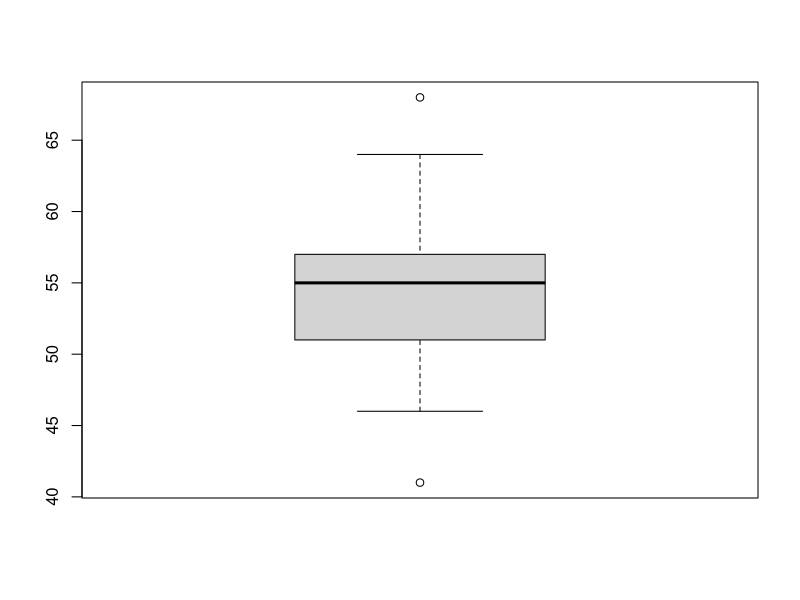
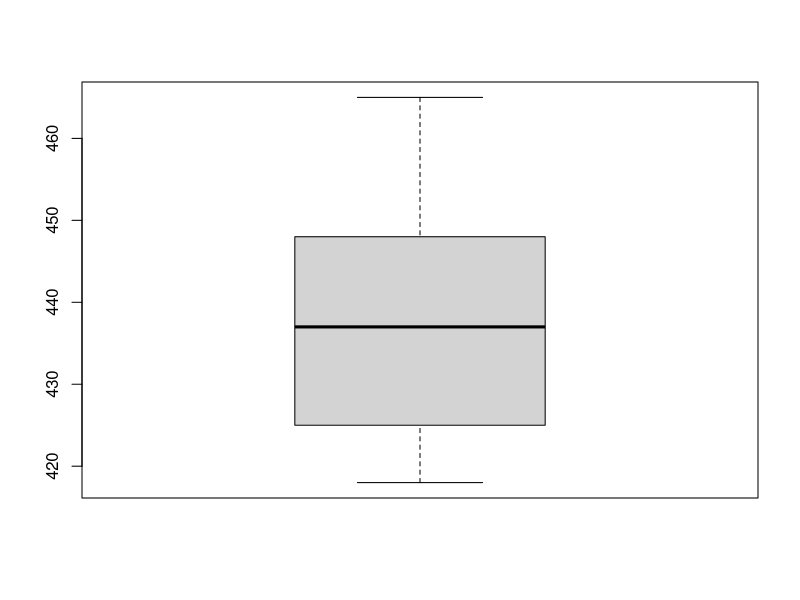

Recreate these plots in R, in order.
################ Chapter 7 Homework ####################################

################ Jason Cromer | MATH 324-06 | 5-6-16 ###################



############# 6 ############
sigma = 100

###a.)
sampleSize = 25
yieldPoint = 8439
confidenceLevel = .90

#Find z value for confidence percent
zalpha = qnorm(confidenceLevel)

#Calculate lower and upper bound
lowerBound = yieldPoint - (zalpha * (sigma/sqrt(sampleSize)))
upperBound = yieldPoint + (zalpha * (sigma/sqrt(sampleSize)))

#calculate confidence Interval
confidenceInterval = c(lowerBound,upperBound)

###b.)
#The way to calculate a 92% confidence level would be do find the new critical point.
#This can be done by looking for it on the z-table or using qnorm(.92).




############## 16 ##############
data = c(62,50,53,57,41,53,55,61,59,64,50,53,64,62,50,68,54,55,57,50,55,50,56,55,46,55,53,54,52,47,47,55,
         57,48,63,57,57,55,53,59,53,52,50,55,60,50,56,58)

###a.) 
boxplot(data)
#The boxplot seems to have a couple outliers and a slightly skewed distribution.

###b.)
sampleMean = mean(data)
dataLength = length(data)
sigma = sd(data)

#use confidence level of 95%
zalpha = qnorm(.95)

#calculate upper and lower bound
lowerBound = sampleMean - (zalpha * (sigma/sqrt(dataLength)))
upperBound = sampleMean + (zalpha * (sigma/sqrt(dataLength)))

#Calculate confidence interval
confidenceInterval = c(lowerBound,upperBound)
confidenceInterval

#Yes, it appears to me, given the data and the boxplot, that the interval is accurate.

###c.)



############### 22 ####################
sampleSize = 142
defective = 10
proportion = defective/sampleSize

###a.)
se=-qnorm((.95)/2) * sqrt(proportion * (1-proportion)/sampleSize)

#calculate lowerbound
lowerBound = c(proportion - se)

###b.)
#The lowerBound confidence level in part a seems to correctly correspond the data set 
# and the proportion calculated



############## 33 ####################
data = c(418,421,421,422,425,427,431,434,437,439,446,447,448,453,454,463,465)

###a.)
boxplot(data)
#The boxplot seems to show nearly no skew, and to contain no outliers. The deviations seem slightly large
#on the high end.

###b.)
#Yes, given the lack of a skew, the data seems to be normally distributed

###c.)
sampleMean = mean(data)
dataLength = length(data)
sigma = sd(data)
confidenceLevel = qt(.95,dataLength-1)

#calculate lower and upper bound
lowerBound = sampleMean - (confidenceLevel * (sigma/sqrt(dataLength)))
upperBound = sampleMean + (confidenceLevel * (sigma/sqrt(dataLength)))

#calculate confidence level
confidenceLevel = c(lowerBound, upperBound)

#Since the confidence level is from 431.88 to 444.70, 440 would be a plausable value for a true average
#degree of polymerization. However, 450 would not, as it does not fall into the lower or upper bound.
          


############### 36 ####################
n = 26
sampleMean = 370.69
sigma = 24.36

###a.)
confidenceLevel = qt(.95, n-1)

#Calculate upperbound of data
upperBound = sampleMean + (confidenceLevel * (sigma/sqrt(n)))


